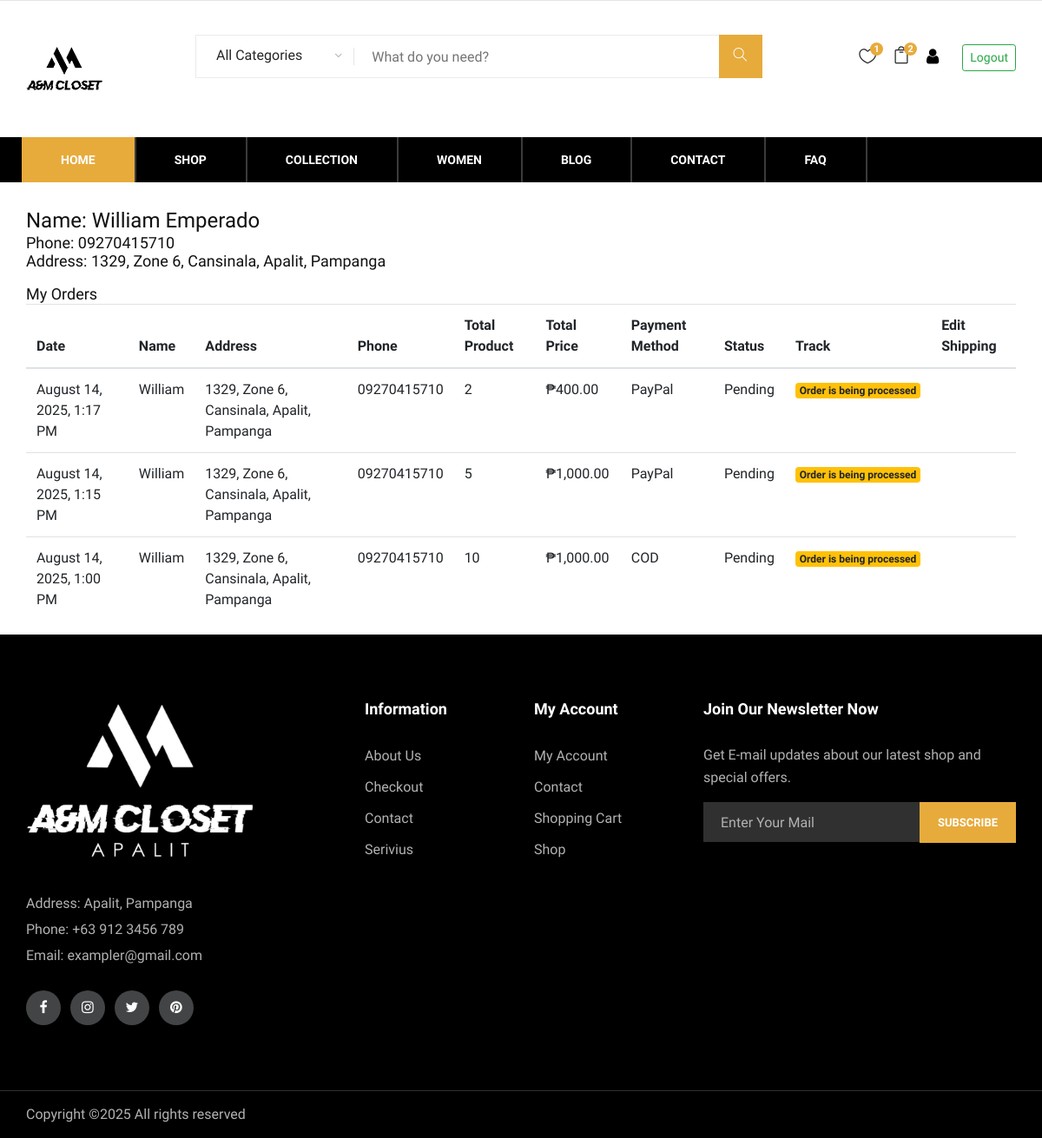
Page /profile.php (signed in) on the earlier database version.
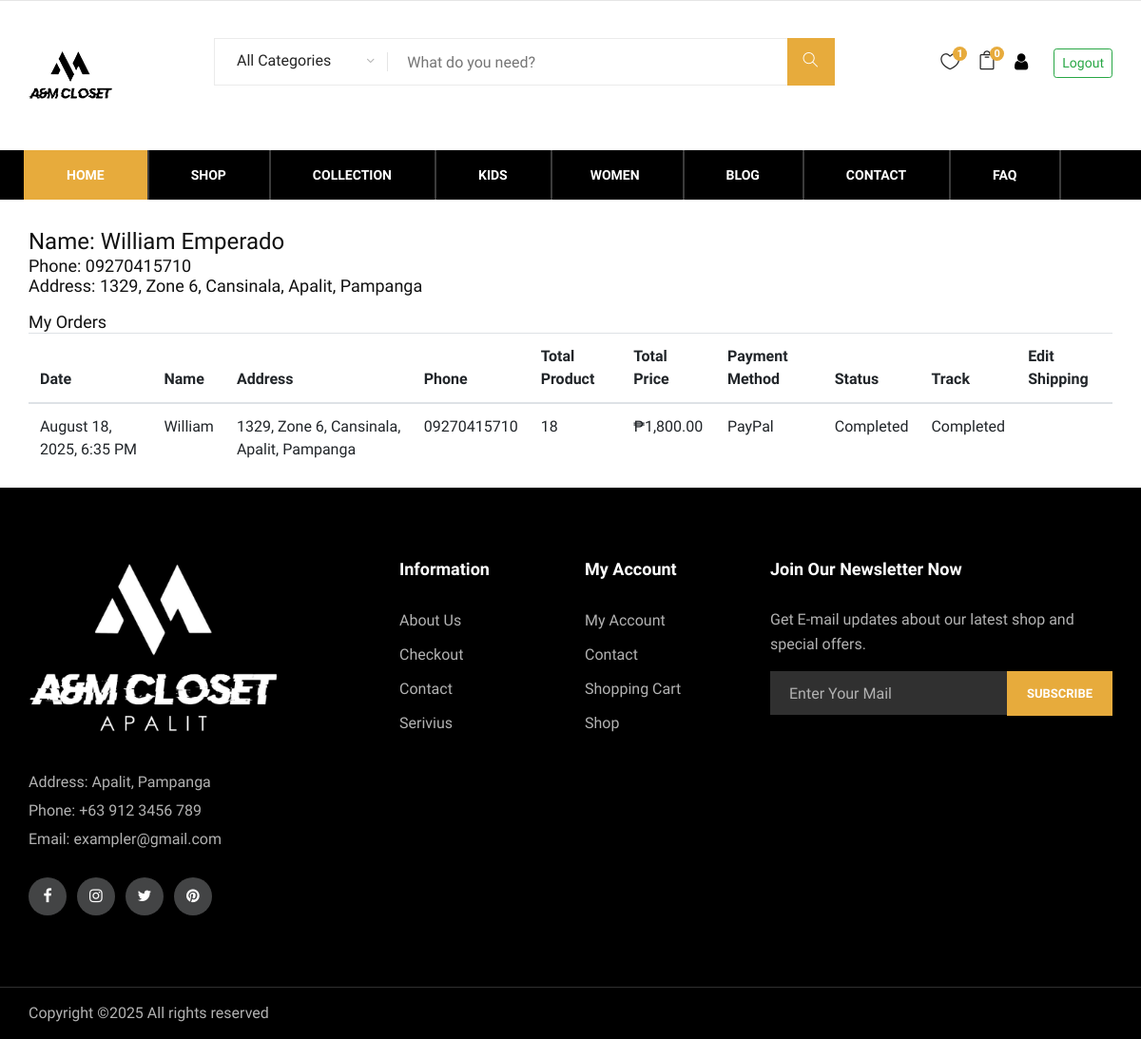
Same page on the later database version.
### tables this page shows
CREATE TABLE `users` (
  `id` int(11) NOT NULL,
  `f_name` varchar(100) NOT NULL,
  `l_name` varchar(100) NOT NULL,
  `email` varchar(150) NOT NULL,
  `phone` varchar(20) NOT NULL,
  `pass` varchar(255) NOT NULL,
  `zone` varchar(100) DEFAULT NULL,
  `street` varchar(150) NOT NULL,
  `barangay` varchar(100) DEFAULT NULL,
  `city` varchar(100) DEFAULT NULL,
  `province` varchar(100) DEFAULT NULL,
  `region` varchar(100) DEFAULT NULL,
  `created_at` timestamp NOT NULL DEFAULT current_timestamp()
);

CREATE TABLE `orders` (
  `o_id` int(11) NOT NULL,
  `user_id` int(11) NOT NULL,
  `name` varchar(100) NOT NULL,
  `address` varchar(255) NOT NULL,
  `phone` varchar(20) DEFAULT NULL,
  `mobnumber` varchar(15) DEFAULT NULL,
  `payment_method` varchar(50) NOT NULL,
  `txid` varchar(100) DEFAULT NULL,
  `totalproduct` varchar(100) NOT NULL,
  `totalprice` decimal(10,2) NOT NULL,
  `status` enum('Pending','Processing','Shipped','Completed','Cancelled') DEFAULT 'Pending',
  `status_updated_at` timestamp NULL DEFAULT NULL,
  `created_at` timestamp(6) NOT NULL DEFAULT current_timestamp(6)
);

### profile.php (the view, shortened to what this page needs)
<?php
include 'header.php';
include 'lib/connection.php';
$k = $_SESSION['userid'];
$sql = "SELECT * FROM orders WHERE user_id='$k' ORDER BY created_at DESC";
$result = $conn->query($sql);
?>
<!DOCTYPE html>
<html lang="en">
<head>
    <link rel="stylesheet" href="css/pending_orders.css">
</head>
<body>
<div class="container pendingbody">
  <?php
    $user_info = mysqli_query($conn, "SELECT f_name, l_name, street, zone, province, city, barangay, phone FROM users WHERE id='$k'");
    $user_row = mysqli_fetch_assoc($user_info);
    $user_name = isset($user_row['f_name']) ? $user_row['f_name'] : (isset($_SESSION['username']) ? $_SESSION['username'] : '');
    $user_lname = isset($user_row['l_name']) ? $user_row['l_name'] : '';
    $user_address = '';
    if ($user_row) {
        $address_parts = array();
        if (!empty($user_row['street'])) $address_parts[] = $user_row['street'];
        if (!empty($user_row['zone'])) $address_parts[] = 'Zone ' . $user_row['zone'];
        if (!empty($user_row['barangay'])) $address_parts[] = $user_row['barangay'];
        if (!empty($user_row['city'])) $address_parts[] = $user_row['city'];
        if (!empty($user_row['province'])) $address_parts[] = $user_row['province'];
        $user_address = implode(', ', $address_parts);
    }
  ?>
  <div class="mb-3">
    <h4>Name: <?php echo htmlspecialchars($user_name . ' ' . $user_lname); ?></h4>
    <h5>Phone: <?php echo htmlspecialchars($user_row['phone'] ?? 'N/A'); ?></h5>
    <h5>Address: <?php echo htmlspecialchars($user_address); ?></h5>
  </div>
  <h5>My Orders</h5>
  <table class="table">
    <thead>
      <tr>
        <th scope="col">Date</th>
        <th scope="col">Name</th>
        <th scope="col">Address</th>
        <th scope="col">Phone</th>
        <th scope="col">Total Product</th>
        <th scope="col">Total Price</th>
        <th scope="col">Payment Method</th>
        <th scope="col">Status</th>
        <th scope="col">Track</th>
        <th scope="col">Edit Shipping</th>
      </tr>
    </thead>
    <tbody>
    <?php
    if (mysqli_num_rows($result) > 0) {
        while ($row = mysqli_fetch_assoc($result)) {
            ?>
            <tr>
              <td>
                <?php
                if (!empty($row["created_at"])) {
                  $date = new DateTime($row["created_at"]);
                  $date->setTimezone(new DateTimeZone('Asia/Manila'));
                  echo $date->format("F j, Y, g:i A");
                } else {
                  echo "N/A";
                }
                ?>
              </td>
              <td><?php echo htmlspecialchars($row["name"]); ?></td>
              <td><?php echo htmlspecialchars($row["address"]); ?></td>
              <td>
                <?php
                  $phone = $row["phone"];
                  if (preg_match('/^[0-9]+$/', $phone) && strlen($phone) >= 7 && strlen($phone) <= 15) {
                    echo htmlspecialchars($phone);
                  } elseif (!empty($row["mobnumber"])) {
                    echo htmlspecialchars($row["mobnumber"]);
                  } else {
                    echo "N/A";
                  }
                ?>
              </td>
              <td>
                <?php
                  $products = explode(',', $row["totalproduct"]);
                  $total_quantity = 0;
                  foreach ($products as $prod) {
                    if (preg_match('/\((\d+)\)/', $prod, $matches)) {
                      $total_quantity += (int)$matches[1];
                    }
                  }
                  echo htmlspecialchars($total_quantity);
                ?>
              </td>
              <td><?php echo "₱" . number_format($row["totalprice"], 2); ?></td>
              <td><?php echo htmlspecialchars($row["payment_method"]); ?></td>
              <td><?php echo htmlspecialchars($row["status"]); ?></td>
              <td>
                <?php
                  if ($row["status"] == "Pending") {
                    echo "<span class='badge badge-warning'>Order is being processed</span>";
                  } elseif ($row["status"] == "Confirmed") {
                    echo "<span class='badge badge-info'>Order confirmed</span>";
                  } elseif ($row["status"] == "Delivered") {
                    echo "<span class='badge badge-success'>Delivered</span>";
                  } elseif ($row["status"] == "Cancel") {
                    echo "<span class='badge badge-danger'>Cancelled</span>";
                  } else {
                    echo htmlspecialchars($row["status"]);
                  }
                ?>
              </td>
              <td>
              </td>
            </tr>
            <?php
        }
    } else {
        echo "<tr><td colspan='10' class='text-center'>No orders found</td></tr>";
    }
    ?>
    </tbody>
  </table>
</div>
</body>
</html>
<?php
include 'footer.php';
?>

### header.php (shortened to what this page needs)
<?php
  include "lib/connection.php";
  $result = null;
  if (isset($_SESSION['userid'])) {
      $id = $_SESSION['userid'];
      $sql = "SELECT * FROM cart WHERE user_id='$id'";
      $result = $conn->query($sql);
  }
  $total = 0;
  if ($result && mysqli_num_rows($result) > 0) {
      while ($row = mysqli_fetch_assoc($result)) {
          $total++;
      }
  }
  $tags_sql = "SELECT DISTINCT tags FROM product WHERE tags != '' AND tags IS NOT NULL ORDER BY tags";
  $tags_result = mysqli_query($conn, $tags_sql);
?>
  <!DOCTYPE html>
<html lang="zxx">
<head>
    <link rel="stylesheet" href="css/bootstrap.min.css" type="text/css">
    <link rel="stylesheet" href="css/font-awesome.min.css" type="text/css">
    <link rel="stylesheet" href="css/themify-icons.css" type="text/css">
    <link rel="stylesheet" href="css/elegant-icons.css" type="text/css">
    <link rel="stylesheet" href="css/owl.carousel.min.css" type="text/css">
    <link rel="stylesheet" href="css/nice-select.css" type="text/css">
    <link rel="stylesheet" href="css/jquery-ui.min.css" type="text/css">
    <link rel="stylesheet" href="css/slicknav.min.css" type="text/css">
    <link rel="stylesheet" href="css/style.css" type="text/css">
</head>
<body>
    <header class="header-section">
        <div class="container">
            <div class="inner-header">
                <div class="row">
                    <div class="col-lg-2 col-md-2">
                        <div class="logo">
                            <a href="./index.php">
                                <img src="img/amLogoo.png" alt="">
                            </a>
                        </div>
                    </div>
                    <div class="col-lg-7   col-md-2">
                        <form  action="search.php" method="post">
                        <div class="advanced-search">
                            <button type="button" class="category-btn">All Categories</button>
                            <div class="input-group">
                                <input type="search" placeholder="What do you need?" aria-label="Search" name="name">
                                <button type="submit"><i class="ti-search"></i></button>
                            </div>
                        </div>
                        </form>
                    </div>
                    <?php if (isset($_SESSION['userid'])): ?>
                    <div class="col-lg-3 text-right col-md-3">
                        <ul class="nav-right">
                            <li class="heart-icon">
                                <a href="#">
                                    <i class="icon_heart_alt"></i>
                                    <span>1</span>
                                </a>
                            </li>
                            <li class="cart-icon">
                                <a href="shopping-cart.php">
                                    <i class="icon_bag_alt"></i>
                                    <span><?php echo $total; ?></span>
                                </a>
                            </li>
                            <?php if (isset($_SESSION['auth']) && $_SESSION['auth'] == 1): ?>
                            <li class="user-icon">
                                <a href="profile.php">
                                    <i class="fa fa-user" style="text-decoration:none;color:black; "></i>
                                </a>
                            </li>
                            <li><a class="btn btn-outline-success btn-sm ml-2" href="logout.php">Logout</a></li>
                        </ul>
                    </div>
                    <?php endif; ?>
                </div>
                                <?php else: ?>
                                    <a class="btn btn-outline-primary btn-sm" href="login.php">Login</a>
                                    <a class="btn btn-outline-success btn-sm ml-2" href="Register.php">Signup</a>
                                <?php endif; ?>
            </div>
        </div>
        <div class="nav-item">
            <div class="container">
                <nav class="nav-menu mobile-menu">
                    <ul>
                        <li class="active"><a href="./index.php">Home</a></li>
                        <li><a href="./shop.php">Shop</a></li>
                        <li><a href="#">Collection</a>
                        </li>
                        <?php
                        if ($tags_result && mysqli_num_rows($tags_result) > 0) {
                            while ($tag_row = mysqli_fetch_assoc($tags_result)) {
                                $tag = $tag_row['tags'];
                                $display_name = ($tag == 'Kid') ? 'Kids' : $tag;
                                echo '<li><a href="shop.php?tags=' . urlencode($tag) . '">' . htmlspecialchars($display_name) . '</a></li>';
                            }
                        }
                        ?>
                        <li><a href="./blog.php">Blog</a></li>
                        <li><a href="./contact.php">Contact</a></li>
                        <li><a href="./faq.php">Faq</a></li>
                    </ul>
                </nav>
            </div>
        </div>
    </header>
</body>
</html>

### footer.php (shortened to what this page needs)
<!DOCTYPE html>
<html lang="zxx">
<head>
    <link rel="stylesheet" href="css/bootstrap.min.css" type="text/css">
    <link rel="stylesheet" href="css/font-awesome.min.css" type="text/css">
    <link rel="stylesheet" href="css/themify-icons.css" type="text/css">
    <link rel="stylesheet" href="css/elegant-icons.css" type="text/css">
    <link rel="stylesheet" href="css/owl.carousel.min.css" type="text/css">
    <link rel="stylesheet" href="css/nice-select.css" type="text/css">
    <link rel="stylesheet" href="css/jquery-ui.min.css" type="text/css">
    <link rel="stylesheet" href="css/slicknav.min.css" type="text/css">
    <link rel="stylesheet" href="css/style.css" type="text/css">
</head>
<body>
    <footer class="footer-section">
        <div class="container">
            <div class="row">
                <div class="col-lg-3">
                    <div class="footer-left">
                        <div class="footer-logo">
                            <a href="#"><img src="img/amLogo.jpg" alt=""></a>
                        </div>
                        <ul>
                            <li>Address: Apalit, Pampanga</li>
                            <li>Phone: +63 912 3456 789</li>
                            <li>Email: exampler@gmail.com</li>
                        </ul>
                        <div class="footer-social">
                            <a href="#"><i class="fa fa-facebook"></i></a>
                            <a href="#"><i class="fa fa-instagram"></i></a>
                            <a href="#"><i class="fa fa-twitter"></i></a>
                            <a href="#"><i class="fa fa-pinterest"></i></a>
                        </div>
                    </div>
                </div>
                <div class="col-lg-2 offset-lg-1">
                    <div class="footer-widget">
                        <h5>Information</h5>
                        <ul>
                            <li>                            <li><a href="blog-details.php">About Us</a></li>
</li>
                            <li>                            <li><a href="check-out.php">Checkout</a></li>
</li>
                            <li><a href="contact.php">Contact</a></li>
                            <li><a href="#">Serivius</a></li>
                        </ul>
                    </div>
                </div>
                <div class="col-lg-2">
                    <div class="footer-widget">
                        <h5>My Account</h5>
                        <ul>
                               <li><a href="profile.php">My Account</a></li>
                            <li><a href="contact.php">Contact</a></li>
                            <li><a href="shopping-cart.php">Shopping Cart</a></li>
                            <li>                            <li><a href="shop.php">Shop</a></li></li>
                        </ul>
                    </div>
                </div>
                <div class="col-lg-4">
                    <div class="newslatter-item">
                        <h5>Join Our Newsletter Now</h5>
                        <p>Get E-mail updates about our latest shop and special offers.</p>
                        <form action="#" class="subscribe-form">
                            <input type="text" placeholder="Enter Your Mail">
                            <button type="button">Subscribe</button>
                        </form>
                    </div>
                </div>
            </div>
        </div>
        <div class="copyright-reserved">
            <div class="container">
                <div class="row">
                    <div class="col-lg-12">
                        <div class="copyright-text">
Copyright &copy;<script>document.write(new Date().getFullYear());</script> All rights reserved
                        </div>
                    </div>
                </div>
            </div>
        </div>
</footer>
</body>
</html>

### admin/css/pending_orders.css (style rules this page uses)
.pendingbody { padding-top: 30px; }

Differences in the rows shown:
removed orders: created_at "August 14, 2025, 1:17 PM", name "William", address "1329, Zone 6, Cansinala, Apalit, Pampanga", phone "09270415710", total_quantity "2", totalprice "400.00", payment_method "PayPal", status "Pending", shows "Order is being processed"
removed orders: created_at "August 14, 2025, 1:15 PM", name "William", address "1329, Zone 6, Cansinala, Apalit, Pampanga", phone "09270415710", total_quantity "5", totalprice "1,000.00", payment_method "PayPal", status "Pending", shows "Order is being processed"
removed orders: created_at "August 14, 2025, 1:00 PM", name "William", address "1329, Zone 6, Cansinala, Apalit, Pampanga", phone "09270415710", total_quantity "10", totalprice "1,000.00", payment_method "COD", status "Pending", shows "Order is being processed"
added orders: created_at "August 18, 2025, 6:35 PM", name "William", address "1329, Zone 6, Cansinala, Apalit, Pampanga", mobnumber "09270415710", total_quantity "18", totalprice "1,800.00", payment_method "PayPal", status "Completed"
Other differences:
$total: "2" → "0"
new list line: "KIDS"
